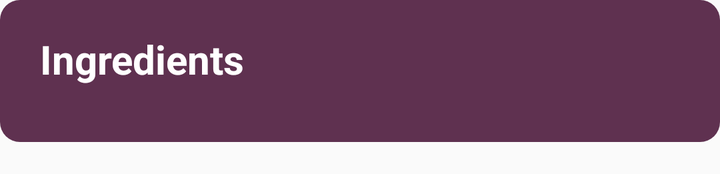
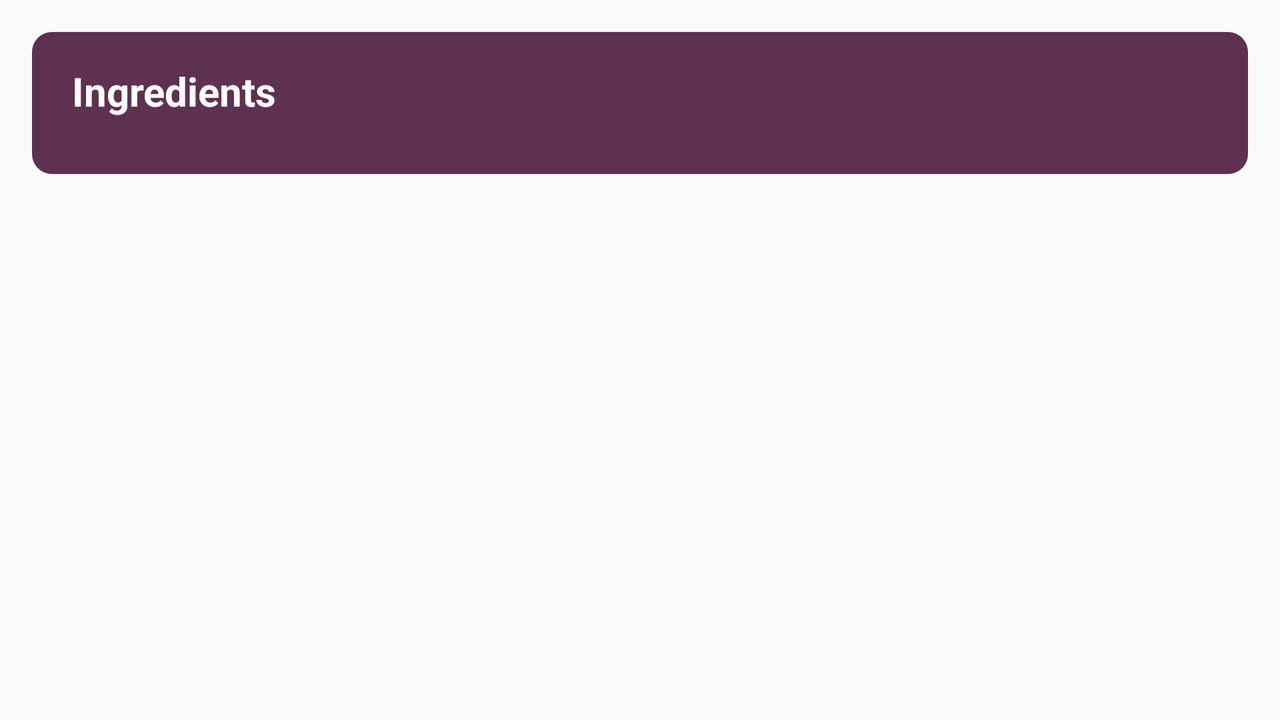

First picture: res/layout/ on a phone held upright. Second picture: the repository's own variant of that layout, on a device whose configuration matches the variant's folder. Source for both follows.
<!-- AndroidManifest.xml: application theme AppTheme -->
<!-- res/layout/activity_recipe_list.xml -->
<?xml version="1.0" encoding="utf-8"?>
<LinearLayout
    xmlns:android="http://schemas.android.com/apk/res/android"
    android:id="@+id/recipe_list"
    android:layout_width="match_parent"
    android:layout_height="wrap_content"
    android:orientation="vertical"
    android:name="com.example.baked.RecipeListFragment">
    <TextView
        android:layout_width="match_parent"
        android:layout_height="wrap_content"
        android:text="@string/ingredients"
        style="@style/IngredientsHeadingText"/>
    <androidx.recyclerview.widget.RecyclerView
        android:layout_width="match_parent"
        android:layout_height="wrap_content"
        android:id="@+id/master_list_ingredients_recyclerview"/>
    <View
        android:layout_width="match_parent"
        android:layout_height="20dp"
        android:layout_marginBottom="@dimen/app_margin"
        android:background="@drawable/rectangle_rounded_bottom_corners_selected"/>
    <androidx.recyclerview.widget.RecyclerView
        android:layout_width="match_parent"
        android:layout_height="wrap_content"
        android:id="@+id/master_list_steps_recyclerview"/>
</LinearLayout>
<!-- resources referenced by this layout -->
<resources>
  <dimen name="app_margin">16dp</dimen>
  <!-- drawable rectangle_rounded_bottom_corners_selected (drawable) -->
  <?xml version="1.0" encoding="utf-8"?>
  <shape xmlns:android="http://schemas.android.com/apk/res/android"
      android:shape="rectangle">
      <solid android:color="@color/colorPrimaryDarkTranslucentDark"/>
      <corners android:bottomLeftRadius="10dp"
          android:bottomRightRadius="10dp"/>
  </shape>
  <string name="ingredients">Ingredients</string>
  <style name="IngredientsHeadingText">
          <item name="android:paddingStart">20dp</item>
          <item name="android:paddingEnd">20dp</item>
          <item name="android:paddingTop">16dp</item>
          <item name="android:paddingBottom">8dp</item>
          <item name="android:textSize">20sp</item>
          <item name="android:textColor">@android:color/white</item>
          <item name="android:textStyle">bold</item>
          <item name="android:background">@drawable/rectangle_rounded_top_corners_selected</item>
      </style>
  <style name="AppTheme" parent="Theme.AppCompat.Light.DarkActionBar">
          
          <item name="colorPrimary">@color/colorPrimary</item>
          <item name="colorPrimaryDark">@color/colorPrimaryDark</item>
          <item name="colorAccent">@color/colorAccent</item>
      </style>
  <color name="colorPrimaryDarkTranslucentDark">#EE542344</color>
  <!-- drawable rectangle_rounded_top_corners_selected (drawable) -->
  <?xml version="1.0" encoding="utf-8"?>
  <shape xmlns:android="http://schemas.android.com/apk/res/android"
      android:shape="rectangle">
      <solid android:color="@color/colorPrimaryDarkTranslucentDark"/>
      <corners android:topLeftRadius="10dp"
          android:topRightRadius="10dp"/>
  </shape>
  <color name="colorPrimary">#F7A1C4</color>
  <color name="colorPrimaryDark">#542344</color>
  <color name="colorAccent">#456990</color>
</resources>
<!-- res/layout-land/activity_recipe_list.xml (the repository's variant of the layout above) -->
<!-- drawn on the phone turned sideways -->
<?xml version="1.0" encoding="utf-8"?>
<ScrollView
    xmlns:android="http://schemas.android.com/apk/res/android"
    android:layout_height="match_parent"
    android:layout_width="match_parent">
    <LinearLayout
        android:id="@+id/recipe_list"
        android:layout_width="match_parent"
        android:layout_height="wrap_content"
        android:orientation="vertical"
        android:layout_margin="@dimen/ingredients_margin"
        android:name="com.example.baked.RecipeListFragment">
        <TextView
            android:layout_width="match_parent"
            android:layout_height="wrap_content"
            android:text="@string/ingredients"
            style="@style/IngredientsHeadingText" />
        <androidx.recyclerview.widget.RecyclerView
            android:layout_width="match_parent"
            android:layout_height="wrap_content"
            android:id="@+id/master_list_ingredients_recyclerview"/>
        <View
            android:layout_width="match_parent"
            android:layout_height="20dp"
            android:layout_marginBottom="@dimen/ingredients_margin"
            android:background="@drawable/rectangle_rounded_bottom_corners_selected"/>
        <androidx.recyclerview.widget.RecyclerView
            android:layout_width="match_parent"
            android:layout_height="wrap_content"
            android:id="@+id/master_list_steps_recyclerview"
            android:layout_marginBottom="@dimen/ingredients_margin"/>
    </LinearLayout>
</ScrollView>
<!-- resources referenced by the variant -->
<!-- as the phone turned sideways resolves them -->
<resources>
  <dimen name="ingredients_margin">16dp</dimen>
  <!-- drawable rectangle_rounded_bottom_corners_selected (drawable) -->
  <?xml version="1.0" encoding="utf-8"?>
  <shape xmlns:android="http://schemas.android.com/apk/res/android"
      android:shape="rectangle">
      <solid android:color="@color/colorPrimaryDarkTranslucentDark"/>
      <corners android:bottomLeftRadius="10dp"
          android:bottomRightRadius="10dp"/>
  </shape>
  <string name="ingredients">Ingredients</string>
  <style name="IngredientsHeadingText">
          <item name="android:paddingStart">20dp</item>
          <item name="android:paddingEnd">20dp</item>
          <item name="android:paddingTop">16dp</item>
          <item name="android:paddingBottom">8dp</item>
          <item name="android:textSize">20sp</item>
          <item name="android:textColor">@android:color/white</item>
          <item name="android:textStyle">bold</item>
          <item name="android:background">@drawable/rectangle_rounded_top_corners_selected</item>
      </style>
  <style name="AppTheme" parent="Theme.AppCompat.Light.DarkActionBar">
          
          <item name="colorPrimary">@color/colorPrimary</item>
          <item name="colorPrimaryDark">@color/colorPrimaryDark</item>
          <item name="colorAccent">@color/colorAccent</item>
      </style>
  <color name="colorPrimaryDarkTranslucentDark">#EE542344</color>
  <!-- drawable rectangle_rounded_top_corners_selected (drawable) -->
  <?xml version="1.0" encoding="utf-8"?>
  <shape xmlns:android="http://schemas.android.com/apk/res/android"
      android:shape="rectangle">
      <solid android:color="@color/colorPrimaryDarkTranslucentDark"/>
      <corners android:topLeftRadius="10dp"
          android:topRightRadius="10dp"/>
  </shape>
  <color name="colorPrimary">#F7A1C4</color>
  <color name="colorPrimaryDark">#542344</color>
  <color name="colorAccent">#456990</color>
</resources>
